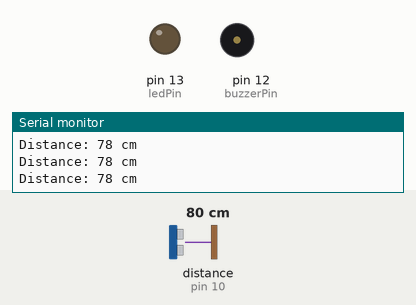
Recording of a sketch running on a simulated Arduino Uno, built with avr-gcc and run on an emulated ATmega328P. Shown: output pins drawn as LEDs (lit = HIGH), buzzer (waves = sounding, pin HIGH), the last lines printed to the serial monitor. Wiring (inferred from the names in the program): ultrasonic range finder: trigger pin 9; echo pin 10. The test bench sets the inputs (shaded band); at power-on: distance to the obstacle (sensor on pin 10) 80 cm. The echo pulse lasts 58.3 µs per cm; pins used as bus, display or sensor lines are not drawn.

Above: at 1.2 s.
1.3 s: distance to the obstacle (sensor on pin 10) set to 23 cm
2.8 s: distance to the obstacle (sensor on pin 10) set to 18 cm
At 4.0 s:
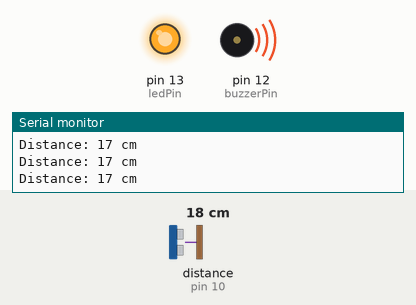
4.3 s: distance to the obstacle (sensor on pin 10) set to 35 cm
At 4.9 s:
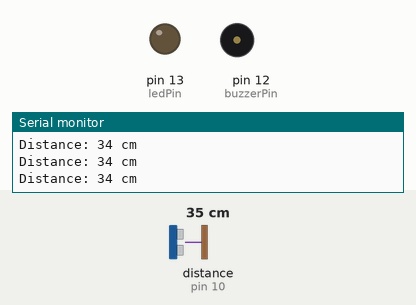
5.8 s: distance to the obstacle (sensor on pin 10) set to 9 cm
At 6.4 s:
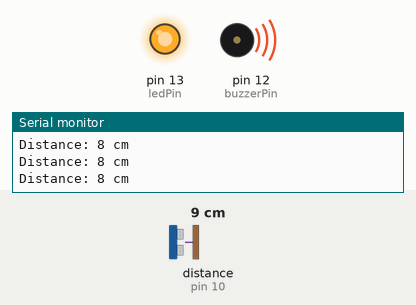
Timing chart, 0 to 8.3 s (numbered marks = the images above; inputs shaded):
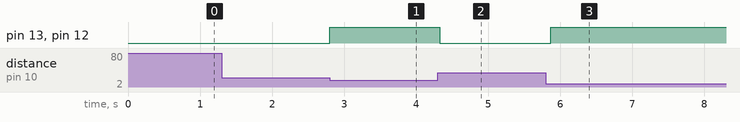

Measured:
- the behaviour switches between 21 and 20 cm on distance to the obstacle (sensor on pin 10) (found by bisection; images 0 and 1)
- after the input at 2.8 s, pin 13 (ledPin), pin 12 (buzzerPin): LOW → HIGH at once
- after the input at 4.3 s, pin 13 (ledPin), pin 12 (buzzerPin): HIGH → LOW at once
- after the input at 5.8 s, pin 13 (ledPin), pin 12 (buzzerPin): LOW → HIGH after 0.07 s

The sketch:

experiment_to_implement_automatic_light_control_system_using.ino
```cpp
const int trigPin = 9;    // TRIG pin of HC-SR04
const int echoPin = 10;   // ECHO pin of HC-SR04
const int ledPin = 13;    // LED connected to digital pin 13
const int buzzerPin = 12; // Buzzer connected to digital pin 12

// Variables
long duration;
int distance;
int threshold = 20;       // Distance threshold in centimeters

void setup() {
  pinMode(trigPin, OUTPUT);    // Set the TRIG pin as an output
  pinMode(echoPin, INPUT);     // Set the ECHO pin as an input
  pinMode(ledPin, OUTPUT);     // Set the LED pin as an output
  pinMode(buzzerPin, OUTPUT);  // Set the buzzer pin as an output
  Serial.begin(9600);          // Initialize serial communication for debugging
}

void loop() {
  // Clear the TRIG pin
  digitalWrite(trigPin, LOW);
  delayMicroseconds(2);

  // Set the TRIG pin HIGH for 10 microseconds
  digitalWrite(trigPin, HIGH);
  delayMicroseconds(10);
  digitalWrite(trigPin, LOW);

  // Read the ECHO pin
  duration = pulseIn(echoPin, HIGH);

  // Calculate the distance
  distance = duration * 0.034 / 2;

  // Print the distance to the serial monitor (for debugging purposes)
  Serial.print("Distance: ");
  Serial.print(distance);
  Serial.println(" cm");

  // Check if the distance is less than the threshold
  if (distance < threshold) {
    digitalWrite(ledPin, HIGH);  // Turn on the LED
    digitalWrite(buzzerPin, HIGH); // Sound the buzzer
  } else {
    digitalWrite(ledPin, LOW);   // Turn off the LED
    digitalWrite(buzzerPin, LOW); // Turn off the buzzer
  }

  delay(100); // Short delay before next reading
}
```
